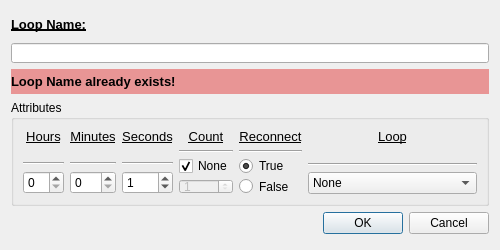
<?xml version="1.0" encoding="UTF-8"?>
<ui version="4.0">
 <class>AddLoopDialog</class>
 <widget class="QDialog" name="AddLoopDialog">
  <property name="geometry">
   <rect>
    <x>0</x>
    <y>0</y>
    <width>500</width>
    <height>250</height>
   </rect>
  </property>
  <property name="minimumSize">
   <size>
    <width>500</width>
    <height>250</height>
   </size>
  </property>
  <property name="maximumSize">
   <size>
    <width>500</width>
    <height>250</height>
   </size>
  </property>
  <property name="windowTitle">
   <string>Dialog</string>
  </property>
  <layout class="QGridLayout" name="gridLayout_2">
   <item row="0" column="0">
    <widget class="QLabel" name="label_7">
     <property name="maximumSize">
      <size>
       <width>424</width>
       <height>26</height>
      </size>
     </property>
     <property name="font">
      <font>
       <pointsize>10</pointsize>
       <weight>75</weight>
       <italic>false</italic>
       <bold>true</bold>
       <underline>true</underline>
      </font>
     </property>
     <property name="text">
      <string>Loop Name:</string>
     </property>
    </widget>
   </item>
   <item row="1" column="0">
    <widget class="QLineEdit" name="loop_name_lineEdit">
     <property name="maximumSize">
      <size>
       <width>500</width>
       <height>20</height>
      </size>
     </property>
    </widget>
   </item>
   <item row="2" column="0">
    <widget class="QLabel" name="loop_name_exists_label">
     <property name="maximumSize">
      <size>
       <width>500</width>
       <height>25</height>
      </size>
     </property>
     <property name="font">
      <font>
       <pointsize>10</pointsize>
       <weight>75</weight>
       <bold>true</bold>
      </font>
     </property>
     <property name="styleSheet">
      <string notr="true">background-color: rgba(221, 10, 10, 100);</string>
     </property>
     <property name="text">
      <string>Loop Name already exists!</string>
     </property>
    </widget>
   </item>
   <item row="3" column="0">
    <widget class="QGroupBox" name="attributes_groupBox">
     <property name="maximumSize">
      <size>
       <width>500</width>
       <height>106</height>
      </size>
     </property>
     <property name="font">
      <font>
       <weight>50</weight>
       <bold>false</bold>
      </font>
     </property>
     <property name="title">
      <string>Attributes</string>
     </property>
     <layout class="QGridLayout" name="gridLayout">
      <item row="0" column="0">
       <layout class="QVBoxLayout" name="verticalLayout">
        <item>
         <widget class="QLabel" name="label">
          <property name="font">
           <font>
            <pointsize>10</pointsize>
            <weight>50</weight>
            <bold>false</bold>
            <underline>true</underline>
           </font>
          </property>
          <property name="text">
           <string>Hours</string>
          </property>
          <property name="alignment">
           <set>Qt::AlignHCenter|Qt::AlignTop</set>
          </property>
         </widget>
        </item>
        <item>
         <widget class="Line" name="line">
          <property name="orientation">
           <enum>Qt::Horizontal</enum>
          </property>
         </widget>
        </item>
        <item>
         <widget class="QSpinBox" name="hours_spinBox"/>
        </item>
       </layout>
      </item>
      <item row="0" column="1">
       <layout class="QVBoxLayout" name="verticalLayout_2">
        <item>
         <widget class="QLabel" name="label_2">
          <property name="font">
           <font>
            <pointsize>10</pointsize>
            <weight>50</weight>
            <bold>false</bold>
            <underline>true</underline>
           </font>
          </property>
          <property name="text">
           <string>Minutes</string>
          </property>
          <property name="alignment">
           <set>Qt::AlignHCenter|Qt::AlignTop</set>
          </property>
         </widget>
        </item>
        <item>
         <widget class="Line" name="line_2">
          <property name="orientation">
           <enum>Qt::Horizontal</enum>
          </property>
         </widget>
        </item>
        <item>
         <widget class="QSpinBox" name="minutes_spinBox">
          <property name="maximum">
           <number>59</number>
          </property>
         </widget>
        </item>
       </layout>
      </item>
      <item row="0" column="2">
       <layout class="QVBoxLayout" name="verticalLayout_3">
        <item>
         <widget class="QLabel" name="label_3">
          <property name="font">
           <font>
            <pointsize>10</pointsize>
            <weight>50</weight>
            <bold>false</bold>
            <underline>true</underline>
           </font>
          </property>
          <property name="text">
           <string>Seconds</string>
          </property>
          <property name="alignment">
           <set>Qt::AlignHCenter|Qt::AlignTop</set>
          </property>
         </widget>
        </item>
        <item>
         <widget class="Line" name="line_3">
          <property name="orientation">
           <enum>Qt::Horizontal</enum>
          </property>
         </widget>
        </item>
        <item>
         <widget class="QSpinBox" name="seconds_spinBox">
          <property name="maximum">
           <number>59</number>
          </property>
          <property name="value">
           <number>1</number>
          </property>
         </widget>
        </item>
       </layout>
      </item>
      <item row="0" column="3">
       <layout class="QVBoxLayout" name="verticalLayout_4">
        <item>
         <widget class="QLabel" name="label_4">
          <property name="font">
           <font>
            <pointsize>10</pointsize>
            <weight>50</weight>
            <bold>false</bold>
            <underline>true</underline>
           </font>
          </property>
          <property name="text">
           <string>Count</string>
          </property>
          <property name="alignment">
           <set>Qt::AlignHCenter|Qt::AlignTop</set>
          </property>
         </widget>
        </item>
        <item>
         <widget class="Line" name="line_4">
          <property name="orientation">
           <enum>Qt::Horizontal</enum>
          </property>
         </widget>
        </item>
        <item>
         <widget class="QCheckBox" name="count_none_checkBox">
          <property name="text">
           <string>None</string>
          </property>
          <property name="checked">
           <bool>true</bool>
          </property>
         </widget>
        </item>
        <item>
         <widget class="QSpinBox" name="count_spinBox">
          <property name="enabled">
           <bool>false</bool>
          </property>
          <property name="minimum">
           <number>1</number>
          </property>
          <property name="maximum">
           <number>1000</number>
          </property>
         </widget>
        </item>
       </layout>
      </item>
      <item row="0" column="4">
       <layout class="QVBoxLayout" name="verticalLayout_5">
        <item>
         <widget class="QLabel" name="label_5">
          <property name="font">
           <font>
            <pointsize>10</pointsize>
            <weight>50</weight>
            <bold>false</bold>
            <underline>true</underline>
           </font>
          </property>
          <property name="text">
           <string>Reconnect</string>
          </property>
          <property name="alignment">
           <set>Qt::AlignHCenter|Qt::AlignTop</set>
          </property>
         </widget>
        </item>
        <item>
         <widget class="Line" name="line_5">
          <property name="orientation">
           <enum>Qt::Horizontal</enum>
          </property>
         </widget>
        </item>
        <item>
         <widget class="QRadioButton" name="reconnect_true_radioButton">
          <property name="text">
           <string>True</string>
          </property>
          <property name="checked">
           <bool>true</bool>
          </property>
         </widget>
        </item>
        <item>
         <widget class="QRadioButton" name="reconnect_false_radioButton">
          <property name="text">
           <string>False</string>
          </property>
         </widget>
        </item>
       </layout>
      </item>
      <item row="0" column="5">
       <layout class="QVBoxLayout" name="verticalLayout_6">
        <item>
         <widget class="QLabel" name="label_6">
          <property name="font">
           <font>
            <pointsize>10</pointsize>
            <weight>50</weight>
            <bold>false</bold>
            <underline>true</underline>
           </font>
          </property>
          <property name="text">
           <string>Loop</string>
          </property>
          <property name="alignment">
           <set>Qt::AlignHCenter|Qt::AlignTop</set>
          </property>
         </widget>
        </item>
        <item>
         <widget class="Line" name="line_6">
          <property name="orientation">
           <enum>Qt::Horizontal</enum>
          </property>
         </widget>
        </item>
        <item>
         <widget class="QComboBox" name="loop_comboBox">
          <item>
           <property name="text">
            <string>None</string>
           </property>
          </item>
          <item>
           <property name="text">
            <string>asyncio.new_event_loop()</string>
           </property>
          </item>
         </widget>
        </item>
       </layout>
      </item>
     </layout>
    </widget>
   </item>
   <item row="4" column="0">
    <widget class="QDialogButtonBox" name="buttonBox">
     <property name="orientation">
      <enum>Qt::Horizontal</enum>
     </property>
     <property name="standardButtons">
      <set>QDialogButtonBox::Cancel|QDialogButtonBox::Ok</set>
     </property>
    </widget>
   </item>
  </layout>
 </widget>
 <resources>
  <include location="../../antipetros_discordbot/dev_tools/gui/create_cog_resources.qrc"/>
 </resources>
 <connections>
  <connection>
   <sender>buttonBox</sender>
   <signal>accepted()</signal>
   <receiver>AddLoopDialog</receiver>
   <slot>accept()</slot>
   <hints>
    <hint type="sourcelabel">
     <x>248</x>
     <y>254</y>
    </hint>
    <hint type="destinationlabel">
     <x>157</x>
     <y>274</y>
    </hint>
   </hints>
  </connection>
  <connection>
   <sender>buttonBox</sender>
   <signal>rejected()</signal>
   <receiver>AddLoopDialog</receiver>
   <slot>reject()</slot>
   <hints>
    <hint type="sourcelabel">
     <x>316</x>
     <y>260</y>
    </hint>
    <hint type="destinationlabel">
     <x>286</x>
     <y>274</y>
    </hint>
   </hints>
  </connection>
 </connections>
</ui>
